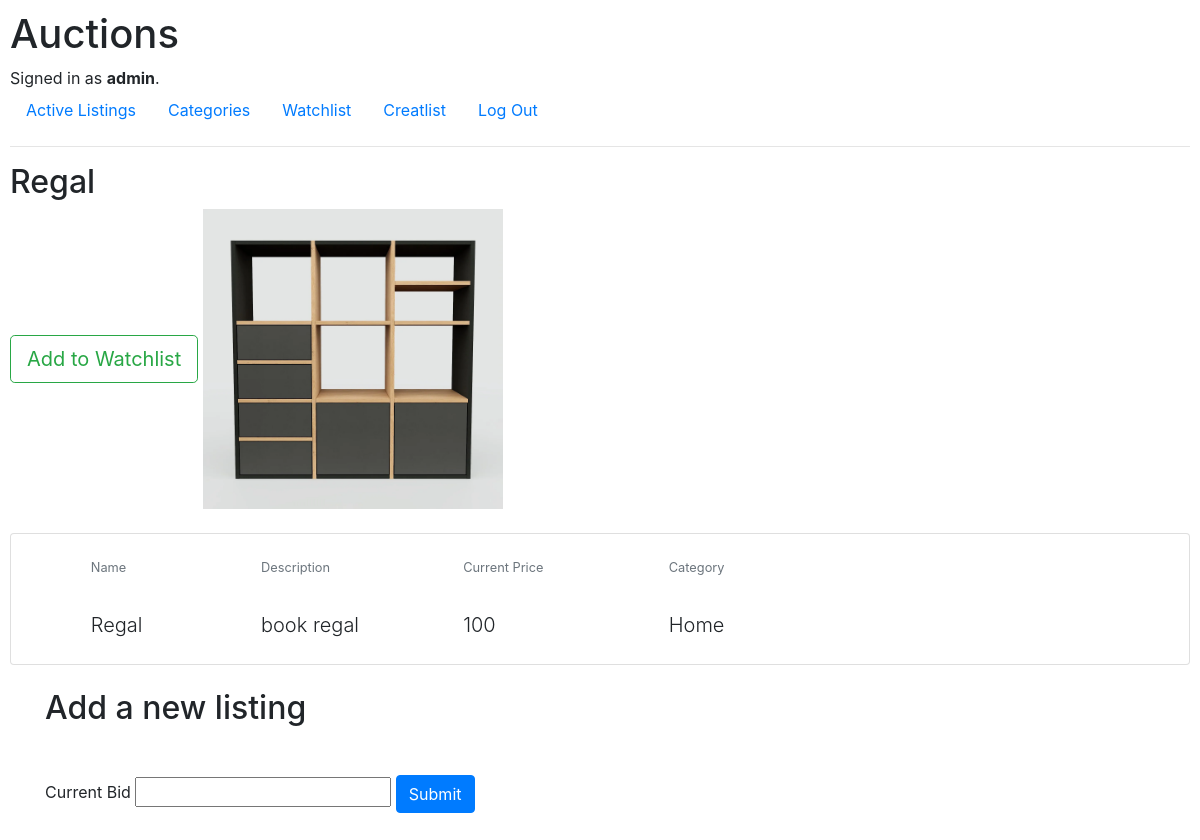
Screenshot of /1 (signed in) with the database file from the repository.
### auctions/models.py (models this page shows)
class User(AbstractUser):
    pass

class Listing(models.Model):
    title = models.CharField(max_length=64)
    description = models.CharField(max_length=256)
    price = models.IntegerField()
    image = models.ImageField(upload_to='img')
    status = models.BooleanField()
    category = models.ForeignKey(Category, on_delete=models.CASCADE, related_name="category")
    user = models.ForeignKey(User, on_delete=models.CASCADE, related_name="user")

class Category(models.Model):
    categoryName = models.CharField(max_length=64)
    def __str__(self):
        return f"{self.categoryName}"

### auctions/views.py (the view)
# urls.py: path("<int:listing_id>", views.listing, name="listing"),
def listing(request, listing_id):
    if request.method == "POST":
        bid_form = Bid.objects.get(id=listing_id)
        bid_form.currentbid = request.POST["currentbid"]
        bid_form.save()
        return HttpResponseRedirect(reverse("index"))
    listing = Listing.objects.get(id=listing_id)
    bid_form = NewBidForm()
    return render(request, "auctions/listing.html", {
        "listing": listing,
        "bids": bid_form
    })

### auctions/forms.py
class NewBidForm(forms.ModelForm):
    class Meta:
        model = Bid
        fields = ('currentbid',)

### auctions/templates/auctions/listing.html (shortened to what this page needs)
{% extends "auctions/layout.html" %}
{% block body %}
    <h2>{{listing.title}}</h2>
    <a href="{% url 'add_watchlist' listing.id %}" role="button" class="btn btn-outline-success btn-lg">Add to Watchlist</a>
                        <img src={{listing.image.url}} class="img-fluid" alt="Generic placeholder image" width="300" height="300"><br><br>
                            <div class="card mb-4">
                                <div class="card-body p-4">
                                    <div class="row align-items-center">
                                            <div class="col-md-2 d-flex justify-content-center">
                                                <div>
                                                    <p class="small text-muted mb-4 pb-2">Name</p>
                                                    <p class="lead fw-normal mb-0">{{listing.title}}</p>
                                                </div>
                                            </div>
                                                <div class="col-md-2 d-flex justify-content-center">
                                                    <div>
                                                        <p class="small text-muted mb-4 pb-2">Description</p>
                                                        <p class="lead fw-normal mb-0">{{listing.description}}</p>
                                                    </div>
                                                </div>
                                                    <div class="col-md-2 d-flex justify-content-center">
                                                         <div>
                                                            <p class="small text-muted mb-4 pb-2">Current Price</p>
                                                            <p class="lead fw-normal mb-0">{{listing.price}}</p>
                                                        </div>
                                                    </div>
                                                    <div class="col-md-2 d-flex justify-content-center">
                                                        <div>
                                                            <p class="small text-muted mb-4 pb-2">Category</p>
                                                            <p class="lead fw-normal mb-0">{{listing.category}}</p>
                                                        </div>
                                                    </div>
                                                </div>
                                            </div>
                                        </div>
                            <div class="container">
                                <h2 class="my-4">Add a new listing</h2>
                            <form method="post" enctype="multipart/form-data">
                                    <label for="cbid">Current Bid</label>
                                    <input type=text name="currentbid" id="cbid"></input>
                                    <button class="btn btn-primary my-4" type="submit">Submit</button>
                              </form>
                            </div>
{% endblock %}

### auctions/templates/auctions/layout.html (shortened to what this page needs)
{% load static %}
<!DOCTYPE html>
<html lang="en">
    <head>
        <link rel="stylesheet" href="https://stackpath.bootstrapcdn.com/bootstrap/4.4.1/css/bootstrap.min.css">
        <link href="{% static 'auctions/styles.css' %}" rel="stylesheet">
    </head>
    <body>
        <h1>Auctions</h1>
        <div>
            {% if user.is_authenticated %}
                Signed in as <strong>{{ user.username }}</strong>.
            {% else %}
                Not signed in.
            {% endif %}
        </div>
        <ul class="nav">
            <li class="nav-item">
                <a class="nav-link" href="{% url 'index' %}">Active Listings</a>
            </li>
            {% if user.is_authenticated %}
                <li class="nav-item">
                    <a class="nav-link" href="{% url 'category' %}">Categories</a>
                </li>
                <li class="nav-item">
                    <a class="nav-link" href="{% url 'watchlist' %}">Watchlist</a>
                </li>
                <li class="nav-item">
                    <a class="nav-link" href="{% url 'createlist' %}">Creatlist</a>
                </li>
                <li class="nav-item">
                    <a class="nav-link" href="{% url 'logout' %}">Log Out</a>
                </li>
            {% endif %}
        </ul>
        <hr>
        {% block body %}
        {% endblock %}
    </body>
</html>

### auctions/static/auctions/styles.css (style rules this page uses)
body { padding: 10px; }

### rows the page displays
User: username "admin"
Listing: title "Regal", image (picture), description "book regal", price "100", category "Home"
